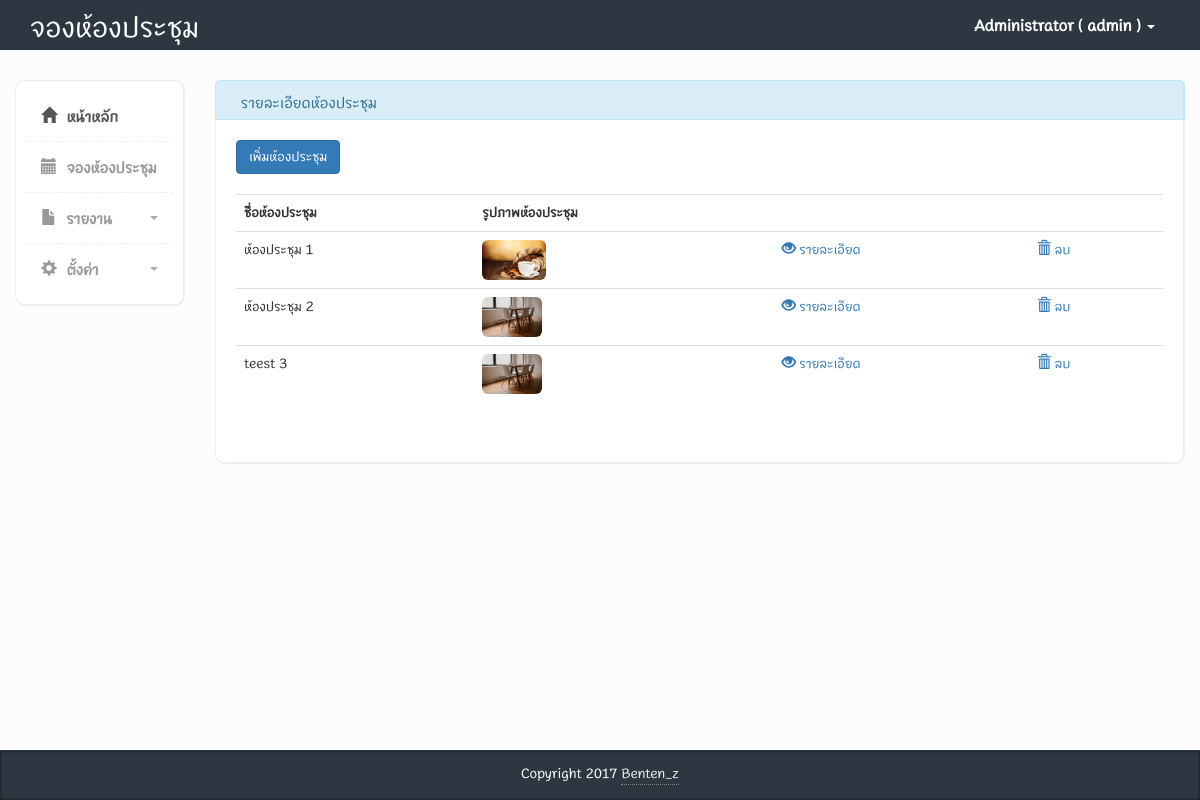
The app's page /rooms.php (signed in) with its own data.
### tables this page shows
CREATE TABLE `tbl_users` (
  `user_id` int(11) NOT NULL AUTO_INCREMENT,
  `user_username` varchar(255) DEFAULT NULL,
  `user_password` varchar(255) DEFAULT NULL,
  `user_firstname` varchar(255) DEFAULT NULL,
  `user_lastname` varchar(255) DEFAULT NULL,
  `user_email` varchar(255) DEFAULT NULL,
  `user_status` varchar(255) DEFAULT NULL,
  `department_id` int(11) DEFAULT NULL,
  PRIMARY KEY (`user_id`)
);

CREATE TABLE `tbl_rooms` (
  `room_id` int(11) NOT NULL AUTO_INCREMENT,
  `room_name` varchar(255) DEFAULT NULL,
  `room_detail` varchar(255) DEFAULT NULL,
  `room_pic` varchar(255) DEFAULT NULL,
  PRIMARY KEY (`room_id`)
);

### session.php (called while the page is built, shortened)
<?php
require 'ConnectDB.php';
$session_login_id = $_SESSION['login_id'];
$qry_user = "SELECT * FROM tbl_users WHERE user_id='$session_login_id'";
$result_user = mysqli_query($con, $qry_user);
if ($result_user) {
    $row_user = mysqli_fetch_assoc($result_user);
    $s_login_username = $row_user['user_username'];
    $s_login_firstname = $row_user['user_firstname'];
}

### set_session.php (called while the page is built, shortened)
<?php
require './session.php';
?>

### rooms.php (the view, shortened to what this page needs)
<?php
include("set_session.php");
?>
<?php require("ConnectDB.php") ?>
<!DOCTYPE html>
<html>
    <?php include("head.php") ?>
    <body>
        <?php include("header.php") ?>
        <div class="page-content">
            <div class="row">
                <div class="col-md-2">
                    <?php include("sitebar.php") ?>
                </div>
                <div class="col-md-10">
                    <div class="row">
                        <div class="col-md-12 panel-info">
                            <div class="content-box-header panel-heading">
                                <div class="panel-title ">รายละเอียดห้องประชุม</div>
                            </div>
                            <div class="content-box-large box-with-header">
                                <a href="frm_rooms.php" class="btn btn-primary">เพิ่มห้องประชุม</a>
                                <br><br>
                                <div class="table table-responsive">
                                    <table class="table table-hover">
                                        <tr>
                                            <th>ชื่อห้องประชุม</th>
                                            <th>รูปภาพห้องประชุม</th>
                                            <th></th>
                                            <th></th>
                                        </tr>
                                        <?php
                                        $sql = "SELECT * FROM tbl_rooms";
                                        $result = mysqli_query($con, $sql);
                                        while ($row = mysqli_fetch_assoc($result)) {
                                            ?>
                                            <tr>
                                                <td><?php echo $row['room_name'] ?></td>
                                                <td><img src="./images/rooms/<?php echo $row['room_pic'] ?>" alt="<?php echo $row['room_pic'] ?>" height="40px" class="img-rounded"></td>
                                                <td><a href="frm_edit_room.php?room_id=<?php echo $row['room_id'] ?>"><i class="glyphicon glyphicon-eye-open"></i> รายละเอียด</a></td>
                                                <td><a id="<?php echo $row['room_id'] ?>" href="#" class="btn_del"><i class="glyphicon glyphicon-trash"></i> ลบ</a>
                                            </tr>
                                            <?php
                                        }
                                        ?>
                                    </table>
                                </div>
                            </div>
                        </div>
                    </div>
                </div>
            </div>
        </div>
        <?php include("footer.php") ?>
    </body>
</html>

### header.php (shortened to what this page needs)
<div class="header">
    <div class="container">
        <div class="row">
            <div class="col-md-5">
                <div class="logo">
                    <h1><a href="index.php">จองห้องประชุม</a></h1>
                </div>
            </div>
            <div class="col-md-7">
                <div class="navbar navbar-inverse" role="banner">
                    <nav class=" navbar-collapse bs-navbar-collapse navbar-right" role="navigation">
                        <ul class="nav navbar-nav">
                            <li class="dropdown">
                                <a href="#" class="dropdown-toggle" data-toggle="dropdown"><?php echo $s_login_firstname . "  ( " . $s_login_username . " ) "; ?> <b class="caret"></b></a>
                            </li>
                        </ul>
                    </nav>
                </div>
            </div>
        </div>
    </div>
</div>

### css/styles.css (style rules this page uses)
body { font-family: 'BoonJot-v1.0', sans-serif; background-color: #f7f7f7; position: relative; margin: 0px; font-size: 14px; padding: 0px; }
.page-content > .row { margin-left: 0px !important; margin-right: 0px !important; margin-top: 30px; }
.header { height:50px; background-color: #2c3742; }
.header .logo h1 { font-size:30px; margin:0px; padding:10px 0px; }
.header .logo h1 a { color:#fff; font-family: 'BoonJot-v1.0', sans-serif; }
.header .navbar * { box-shadow:none !important; }
.header .navbar { background:none !important; border:0px !important; }
.header .navbar .nav > li > a { color:#fff !important; font-size:16px !important; border-bottom:0px !important; margin-top:0px !important; font-weight:bold; }
.header .navbar-collapse { border:0px !important; }
.header .navbar-nav .caret { border-top-color:#fff !important; border-bottom-color:#fff !important; }
.content-box, .content-box-large { margin-bottom:30px; background:#fff; border-radius:10px; padding:10px; border-left:1px solid #eee; border-top:1px solid #eee; border-right:2px solid #eee; border-bottom:2px solid #eee; }
.content-box-large { padding: 20px; }
.box-with-header { border-top: none; border-top-left-radius:0px; border-top-right-radius:0px; }
.content-box-header { min-height: 40px; font-size: 16px; background:#f5f5f5; border-top-left-radius:5px; border-top-right-radius:5px; padding:10px; border-left:1px solid #eee; border-top:1px solid #eee; border-right:2px solid #eee; }
.content-box-header:after { clear:both; }
body { background-color: #eff0f3; }
.panel-heading>.panel-title, .content-box-header .panel-title { float: left; padding: 10px 15px; padding-top: 0px; }

### records on screen
tbl_users: user_firstname "Administrator", user_username "admin"
tbl_rooms: room_name "ห้องประชุม 1", room_pic (picture)
tbl_rooms: room_name "ห้องประชุม 2", room_pic (picture)
tbl_rooms: room_name "teest 3", room_pic (picture)
